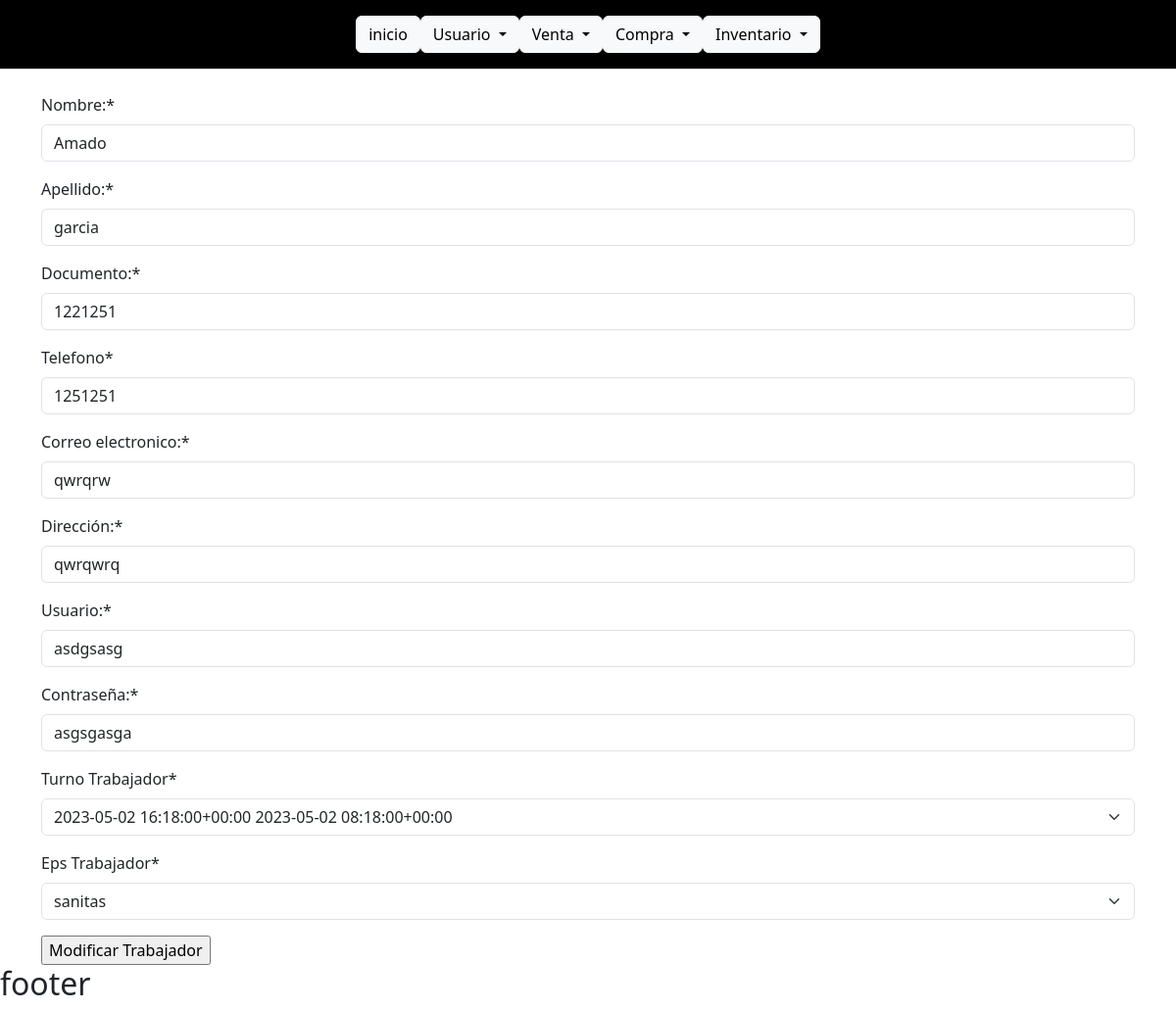
Screenshot of /usuarios/trabajador/modificar/4/ (signed in) with the database file from the repository.
### usuario/models.py (models this page shows, shortened)
class Trabajador(models.Model):
    nombre= models.CharField(max_length=45,verbose_name="Nombre:")
    apellido= models.CharField(max_length=45,verbose_name="Apellido:")
    documento=models.IntegerField(max_length=10,verbose_name="Documento:")
    telefono=models.CharField(max_length=10,verbose_name="Telefono")
    correo=models.CharField(max_length=45,verbose_name="Correo electronico:")
    direccion=models.CharField(max_length=45,verbose_name="Dirección:")
    usuario=models.CharField(max_length=45,verbose_name="Usuario:")
    contrasena=models.CharField(max_length=45,verbose_name="Contraseña:")
    class Estado(models.TextChoices):
        ACTIVO='1',_("Activo")
        INACTIVO='0',_("Inactivo")
    estado=models.CharField(max_length=1,choices=Estado.choices,default=Estado.ACTIVO,verbose_name="Estado")
    turno_trabajador=models.ForeignKey(Turno, on_delete=models.CASCADE,verbose_name="Turno Trabajador")
    eps_trabajador=models.ForeignKey(Eps, on_delete=models.CASCADE,verbose_name="Eps Trabajador")
    class Meta:
        verbose_name_plural = "Trabajadores"

class Eps(models.Model):
    nombre=models.CharField(max_length=45,verbose_name="Nombre EPS:")
    class Estado(models.TextChoices):
        ACTIVO='1',_("Activo")
        INACTIVO='0',_("Inactivo")
    estado=models.CharField(max_length=1,choices=Estado.choices,default=Estado.ACTIVO,verbose_name="Estado")
    def __str__(self):
        return "%s "%(self.nombre)
    class Meta:
        verbose_name_plural = "Eps"

### usuario/views.py (the view)
# urls.py: path('trabajador/modificar/<int:pk>/', trabajador_modificar, name="trabajador-modificar" ),
@login_required
def trabajador_modificar(request,pk):
    titulo="Trabajador"
    trabajador= Trabajador.objects.get(id=pk)
    if request.method== 'POST':
        form= TrabajadorUpdateForm(request.POST, instance=trabajador)
        if form.is_valid():
            form.save()
            messages.success(request, 'El formulario se modificado correctamente.')
            return redirect('trabajador')
    else:
        form= TrabajadorUpdateForm(instance=trabajador)
    context={
        "titulo":titulo,
        "form":form
        }
    return render(request,"usuarios/trabajador/modificar.html", context)

### usuario/forms.py
class TrabajadorUpdateForm(ModelForm):
    class Meta:
        model = Trabajador
        fields = "__all__"
        exclude=["estado"]

### usuario/models.py (called while the page is built)
    def __str__(self):
        return "%s %s"%(self.fecha_ingreso,self.fecha_salida)

### base/templates/usuarios/trabajador/modificar.html
{% extends 'partials/body.html' %}
{% load crispy_forms_tags %}
{% block contenido %}
<form action="" method="POST">
  {% csrf_token %} {{form|crispy}}
  <input type="submit" value="Modificar {{titulo}}" />
</form>
{% endblock contenido %}

### rows the page displays
Trabajador: nombre "Amado", apellido "garcia", documento "1221251", telefono "1251251", correo "qwrqrw", direccion "qwrqwrq", usuario "asdgsasg", contrasena "asgsgasga", turno_trabajador "2023-05-02 16:18:00+00:00 2023-05-02 08:18:00+00:00", eps_trabajador "sanitas"
